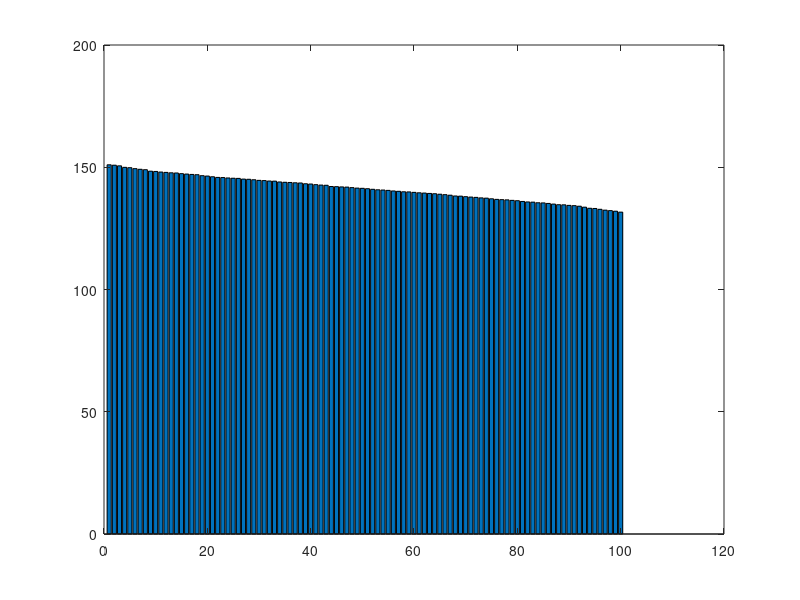

Reproduce this figure in MATLAB. (Note: this script raises an error after producing the figure.)
% Create some data
N = 100; % Number of subjects
M = 20000; % Number of voxels
X = randn(N,M); % random data


Z = X*X'; % Create a covariance matrix of the data
% But for this the means need to be removed from X, this is the
% standardization part (remove the mean)

% Creation of this Z matrix is needed so that the following step is
% tractable. The eigen decomposition is now done on a small matrix.
[W S] = svd(Z); % perform singular value decomposition of the data; Can also use eig(Z)
% W are the eigen vectors and S are the squared eigenvalues

% Plot the eigenvalues
figure(1)
bar(diag(sqrt(S)))


% Get the eigen images back. This brings the eigenvectors back into the
% image space
V = X'*W;

% Create the score matrix also called the subejct scaling factors
% These are one number per person per eigen image. These values represent
% the degree to which each person "expresses" the eigenimage. These scores
% can be used to determine the weighted combination that predicts
% something. They can also be used with other tools to determine different
% groups. 
T = X*V;

% From the T matrix you can do fancy things to create a new vector B which
% is a weighted combination of the eigenvectors. Note, that some of these
% eigenvectors can be set to ZERO to ignore them.

% Create the weighted  combination image as:

BImage = V*B;

% This will give you a single image which is a weighted combination of the
% eigen images that best describe your covariate.
% As a example you may use
